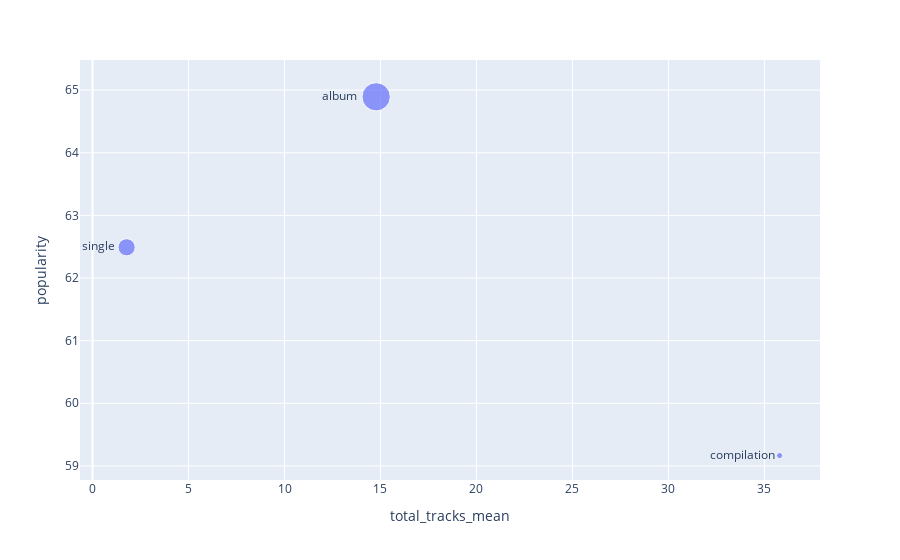

Notebook source saved alongside this figure:
### Markdown cell above
The results will, of course, not be completely reliable, but if we focus more on the words with higher frequency, we can hopefully make more general conclusions. For the first part, it seems to be a good idea to include "girls" instead of "boys" in the title since "girls" is the most popular word, while both "boy" and "man" are among the lowest-rated words. We can also see that the popular words contain a lot of active and activity-related words like "crazy", "wild", "life", "dreams", "party", "rock" (as in rock 'n' roll), "wanna", "save", and "go". So, a lot of words that indicate someone wants something to happen or that something is about to happen. On the other hand, the least popular songs have a lot of words with a very static meaning, like "waiting", "keep", "say", "come", and "comes," Except for "wish" and "will", so are none of the words are related to something active.

We will now look at the type of album a song is published in. To do this, we will merge the dataframes of tracks and albums based on the albums_id column in df_tracks and create a new dataframe. We divide the tracks into three different groups based on whether the album is a "single", "album" or "compilation". We calculate the number of songs in each group, as well as the average popularity and average number of songs in each group. We get the scatterplot below, using Python's Plotly Express package, where the size of each ball is based on the number of songs in each group.

### Code cell
df_album_track = merge_df_album_track(df_tracks, df_albums)

df_album_type = get_album_type_pop(df_album_track)

get_px_scatter(df_album_type)

### Figure 1 — Plotly figure (JSON) as saved in the notebook; plotly's stock layout.template omitted (floating-point values rounded to 4 significant figures)
{"data": [{"hovertemplate": "total_tracks_mean=%{x}<br>popularity=%{y}<br>total_tracks_freq=%{marker.size}<br>album_type=%{text}<extra></extra>", "legendgroup": "", "marker": {"color": "#636efa", "size": [6994, 327, 2594], "sizemode": "area", "sizeref": 17.48, "symbol": "circle"}, "mode": "markers+text", "name": "", "orientation": "v", "showlegend": false, "text": ["album", "compilation", "single"], "textposition": "middle left", "type": "scatter", "x": [14.77, 35.79, 1.776], "xaxis": "x", "y": [64.89, 59.17, 62.49], "yaxis": "y"}], "layout": {"legend": {"itemsizing": "constant", "tracegroupgap": 0}, "margin": {"t": 60}, "xaxis": {"anchor": "y", "domain": [0, 1], "title": {"text": "total_tracks_mean"}}, "yaxis": {"anchor": "x", "domain": [0, 1], "title": {"text": "popularity"}}}}
